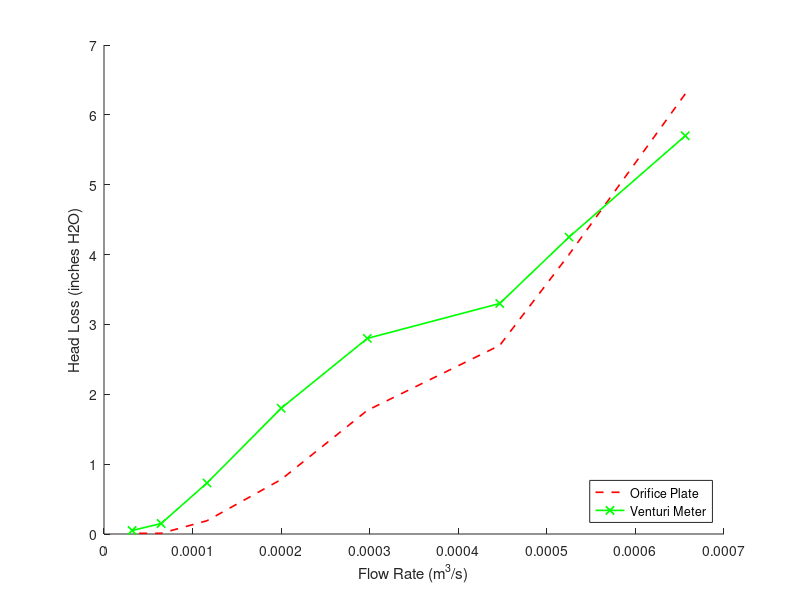
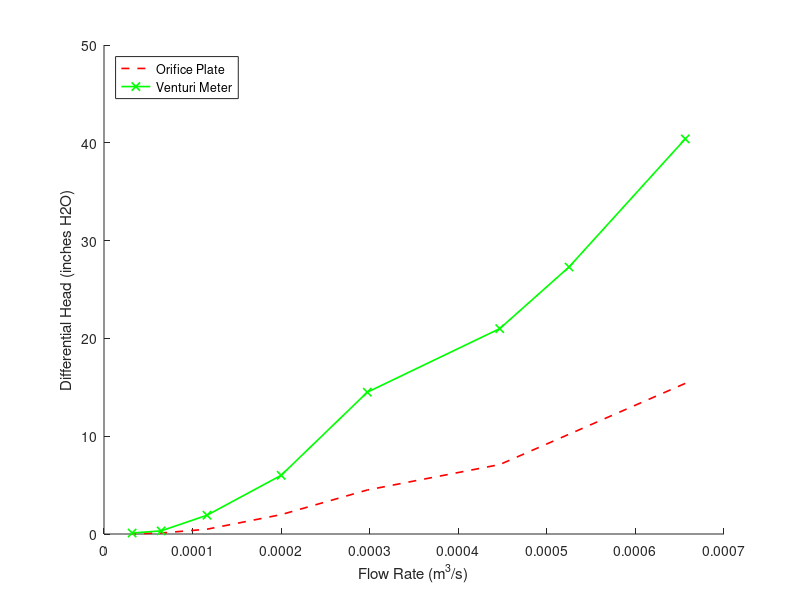

MATLAB code for these plots, in order:
function flow_meters
close all

%Collected data
volumes = [21, 21, 21, 11, 11, 5, 2, 2]; %L
times = [47, 32, 40, 37, 55, 43, 31, 63]; %s
%in H2O
diff_head_o = [7.1, 15.4, 10.2, 4.5, 1.98, 0.49, 0.10, 0.02];
head_loss_o = [2.7, 6.3, 4.0, 1.77, 0.78, 0.19, 0.01, 0.01];
diff_head_v = [21.0, 40.4, 27.3, 14.5, 6.0, 1.92, 0.32, 0.1];
head_loss_v = [3.3, 5.7, 4.25, 2.8, 1.8, 0.73, 0.15, 0.05];
diff_head_p = [3.3, 6.5, 5.1, 2.4, 1.2, 0.3, 0.1, 0.03];
%gal/min
coriolis = [8.1, 11.3, 9.2, 6.3, 4.3, 2.3, 1.0, 0.5];

%%Calculate flow rates, m^3/s
flow_rate_o = orifice(0.62, 20e-3, 24e-3, diff_head_o*2.54e-2); %Orifice
flow_rate_v = orifice(0.98, 14e-3, 24e-3, diff_head_v*2.54e-2); %Venturi
flow_rate_p = pitot(24e-3, diff_head_p*2.54e-2); %Pitot
coriolis_nice_units = coriolis./15850.3;
measured = volumes./(1000*times);
disp('Flow rates: Measured, Coriolis, Orifice Plate, Venturi, Pitot Tube')
disp([measured' coriolis_nice_units' flow_rate_o' flow_rate_v' flow_rate_p'])

%%Calculate error from measured flow rate
error_orifice = abs(flow_rate_o - measured)./measured;
error_venturi = abs(flow_rate_v - measured)./measured;
error_pitot = abs(flow_rate_p - measured)./measured;
error_coriolis = abs(coriolis_nice_units - measured)./measured;
disp('Relative Error to Measured Flow Rate: Orifice Plate, Venturi, Pitot Tube')
disp([error_orifice', error_venturi', error_pitot'])
disp('Relative Error to Measured Flow Rate: Coriolis Meter')
disp(error_coriolis')


% Part 4: compare head loss for orifice and venturi
measured_plot = reorder(measured);
head_loss_o_plot = reorder(head_loss_o);
head_loss_v_plot = reorder(head_loss_v);
diff_head_o_plot = reorder(diff_head_o);
diff_head_v_plot = reorder(diff_head_v);

figure
hold on
plot(measured_plot, head_loss_o_plot, 'r--', 'LineWidth', 1.2);
plot(measured_plot, head_loss_v_plot, 'g-x', 'LineWidth', 1.2)
xlabel('Flow Rate (m^3/s)')
ylabel('Head Loss (inches H2O)')
legend('Orifice Plate', 'Venturi Meter', 'Location', 'SouthEast')

avg_head_loss_v = sum(head_loss_v)/length(head_loss_v);
avg_head_loss_o = sum(head_loss_o)/length(head_loss_o);

fprintf('Average head loss for Venturi meter:\t %.2f in H2O\n', avg_head_loss_v)
fprintf('Average head loss for orifice meter:\t %.2f in H2O\n', avg_head_loss_o)

%Part 5: compare differential head for venturi and oriface plate
figure
hold on
plot(measured_plot, diff_head_o_plot, 'r--', 'LineWidth', 1.2)
plot(measured_plot, diff_head_v_plot, 'g-x', 'LineWidth', 1.2)
xlabel('Flow Rate (m^3/s)')
ylabel('Differential Head (inches H2O)')
legend('Orifice Plate', 'Venturi Meter', 'Location', 'NorthWest')

avgscale = mean(diff_head_v_plot./diff_head_o_plot);

end

function [flow_rate] = orifice(Cd, d0, d1, head)

A0 = pi*(d0/2)^2;
A1 = pi*(d1/2)^2;
flow_rate = Cd.*A0.*((1-(A0./A1).^2).^(1/2)).*sqrt(2.*9.81.*head);

end

function [flow_rate] = pitot(d, head)

A = pi*(d/2)^2;
flow_rate = A.*sqrt(2.*9.81.*head);

end

function [ordered] = reorder(vector)
%reorders the vectors for plotting

ordered = [vector(2:3) vector(1) vector(4:end)];
end
